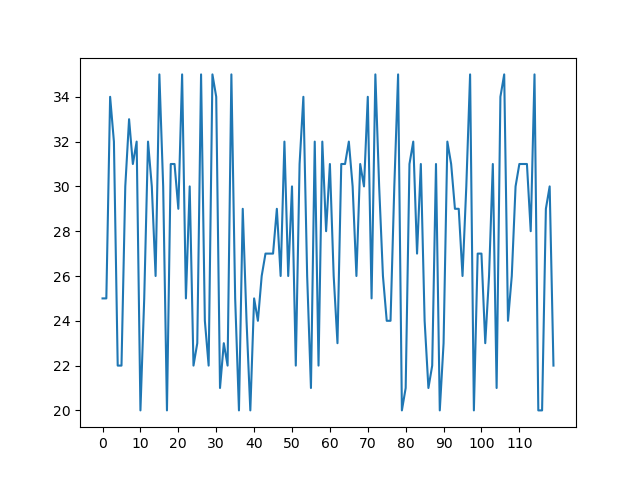

Reproduce this figure in Python.
from matplotlib import pyplot as plt
import random

x = range(0, 120)
y = [random.randint(20, 35) for i in range(120)]

plt.plot(x, y)

# plt.xticks(x)

_x = x[::10]
print(_x)
plt.xticks(_x)

plt.savefig('02-demo.png')

plt.show()
